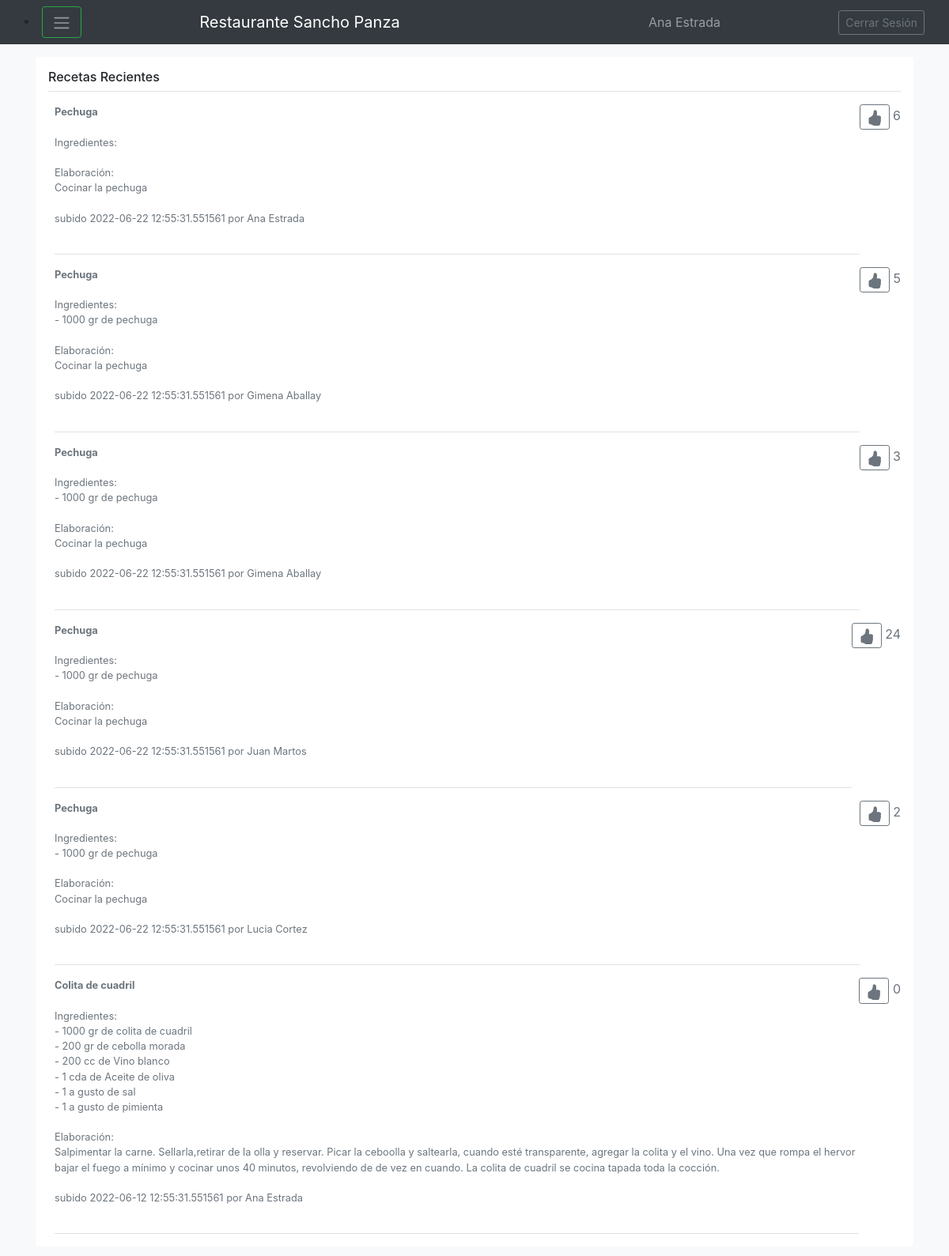
/Bienvenido (signed in), run on the app's committed database.
### models.py (models this page shows, shortened)
class Usuario(db.Model):
    __tablename__='Usuario'
    id=db.Column(db.Integer, primary_key=True)
    nombre=db.Column(db.String(80), nullable=False)
    correo=db.Column(db.String(120), unique=True, nullable=False)
    clave=db.Column(db.String(120), nullable=False)
    recetas=db.relationship('Receta', backref='Usuario', cascade="all, delete-orphan")

class Receta(db.Model):
    __tablename__='Receta'
    id=db.Column(db.Integer, primary_key=True)
    nombre=db.Column(db.String(80), nullable=False)
    tiempo=db.Column(db.Integer, nullable=False)
    fecha=db.Column(db.DateTime, nullable=False)
    elaboracion=db.Column(db.String(80), nullable=False)
    cantidadmegusta=db.Column(db.Integer, nullable=False)
    usuarioid=db.Column(db.Integer, db.ForeignKey('Usuario.id'))
    ingredientes=db.relationship('Ingrediente', backref='Receta', cascade="all, delete-orphan")

class Ingrediente(db.Model):
    __tablename__='Ingrediente'
    id=db.Column(db.Integer, primary_key=True)
    nombre=db.Column(db.String(80), nullable=False)
    cantidad=db.Column(db.Integer, nullable=False)
    unidad=db.Column(db.String(80), nullable=False)
    recetaid=db.Column(db.Integer, db.ForeignKey('Receta.id'))

### app.py (the view)
@app.route('/Bienvenido', methods=['GET', 'POST'])
def ingreso():
    if request.method == 'POST':
        if not request.form['email'] or not request.form['password']: #Evalua si el usuario en si no ingreso nada
            return render_template('index.html')
        else:
            Usuario_actual= Usuario.query.filter_by(correo=request.form['email']).first() #Crea la variable Usuario_actual y le asigna el email ingresado en el form
            if Usuario_actual is None: #Comprueba si esta vacio
                return render_template('Error.html', error="Email no Registrado")
            else:
                password=(hashlib.md5(bytes(request.form['password'], encoding='utf-8'))).hexdigest() #Encripta la Password
                if (password==Usuario_actual.clave): #Compara el password ya hasheado con el de la base de datos
                    session['nombre']=Usuario_actual.nombre
                    session['id']=Usuario_actual.id
                    recetasrecientes=Receta.query.all()
                    recetasrecientes.reverse()
                    return render_template('Bienvenido.html', tipo_busqueda="Recetas Recientes", usuario_actual=Usuario_actual, recetas=recetasrecientes, usuarios=Usuario.query.all(), ingredientes=Ingrediente.query.all()) #Redirecciona al usuario al template de Bienvenido.html
                else:
                    return render_template('Error.html', error="Contraseña incorrecta")
    else:
        if ('nombre' in session):
            recetasrecientes=Receta.query.all()
            recetasrecientes.reverse()
            return render_template('Bienvenido.html', tipo_busqueda="Recetas Recientes", usuario_actual=session, recetas=recetasrecientes, usuarios=Usuario.query.all(), ingredientes=Ingrediente.query.all()) #Redirecciona al usuario al template de Bienvenido.html
        else:
            return render_template('index.html', error = 'User or Password wrong') #El caso base lo redirecciona al Ingreso.html

### templates/Bienvenido.html (shortened to what this page needs)
{% extends "Base.html" %}
{% block content %}
<div class="my-3 p-3 bg-white rounded box-shadow">
  <h6 class="border-bottom border-gray pb-2 mb-0">{{tipo_busqueda}}</h6>
  {% for receta in recetas %}
  <div class="media text-muted pt-3">
    <p class="media-body pb-3 mb-0 small lh-125 border-bottom border-gray">
      <strong class="d-block text-gray-dark">{{receta.nombre}}</strong>
    <br>
      Ingredientes:
    <br>
      {% for ingrediente in receta.ingredientes %}
        {% if ingrediente.recetaid == receta.id %}
          - {{ingrediente.cantidad}} {{ingrediente.unidad}} de {{ingrediente.nombre}}
          <br>
        {% endif %}
      {% endfor %}
      <br>
      Elaboración:
      <br>
      {{receta.elaboracion}}
      <br><br>
      subido {{receta.fecha}} por {{usuarios[receta.usuarioid-1].nombre}}
      <br><br>
      <p class="d-block text-gray-dark">
      <form action="http://localhost:5000/megusta" method="post">
        <a class="btn btn-outline-secondary btn-sm" href="http://localhost:5000/megusta" for="btn-check-2"></a>
           {{receta.cantidadmegusta}}
      </form>
    </p>
    </p>
  </div>
  {% endfor %}
{% endblock %}

### templates/Base.html (shortened to what this page needs)
<!doctype html>
<html lang="en">
  <head>
    <link href="static/css/bootstrap.min.css" rel="stylesheet">
    <link href="static/css/offcanvas.css" rel="stylesheet">
  </head>
  <body class="bg-light">
    <nav class="navbar navbar-expand-md fixed-top navbar-dark bg-dark">
      <div class="container-fluid">
        <li class="nav-item dropdown">
            <button class="btn btn-outline-success" id="navbarDropdown" data-bs-toggle="dropdown" aria-expanded="false">
                <span class="navbar-toggler-icon"></span>
            </button>
          </li>
          <a class="navbar-brand" href="http://localhost:5000/Bienvenido">Restaurante Sancho Panza</a>
          <li class="navbar-text">
            {{usuario_actual.nombre}}
          </li>
          <a class="btn btn-sm btn-outline-secondary" href="http://127.0.0.1:5000/" >Cerrar Sesión</a>
      </div>
    </nav>
    <main role="main" class="container">
        {% block content %}{% endblock %}
    </main>
  </body>
</html>

### static/css/offcanvas.css (style rules this page uses)
html, body { overflow-x: hidden; }
body { padding-top: 56px; }

### data on the page
Usuario: nombre "Ana Estrada"
Receta: nombre "Pechuga", elaboracion "Cocinar la pechuga", fecha "2022-06-22 12:55:31.551561", usuarioid.nombre "Ana Estrada", cantidadmegusta "6"
Receta: nombre "Pechuga", elaboracion "Cocinar la pechuga", fecha "2022-06-22 12:55:31.551561", usuarioid.nombre "Gimena Aballay", cantidadmegusta "5"
Ingrediente: cantidad "1000", unidad "gr", nombre "pechuga"
Receta: nombre "Pechuga", elaboracion "Cocinar la pechuga", fecha "2022-06-22 12:55:31.551561", usuarioid.nombre "Gimena Aballay", cantidadmegusta "3"
Ingrediente: cantidad "1000", unidad "gr", nombre "pechuga"
Receta: nombre "Pechuga", elaboracion "Cocinar la pechuga", fecha "2022-06-22 12:55:31.551561", usuarioid.nombre "Juan Martos", cantidadmegusta "24"
Ingrediente: cantidad "1000", unidad "gr", nombre "pechuga"
Receta: nombre "Pechuga", elaboracion "Cocinar la pechuga", fecha "2022-06-22 12:55:31.551561", usuarioid.nombre "Lucia Cortez", cantidadmegusta "2"
Ingrediente: cantidad "1000", unidad "gr", nombre "pechuga"
Receta: nombre "Colita de cuadril", elaboracion "Salpimentar la carne. Sellarla,retirar de la olla y reservar. Picar la ceboolla y saltearla, cuando esté transparente, agregar la colita y el vino. Una vez que rompa el hervor bajar el fuego a mínimo y cocinar unos 40 minutos, revolviendo de de vez en cuando. La colita de cuadril se cocina tapada toda la cocción.", fecha "2022-06-12 12:55:31.551561", usuarioid.nombre "Ana Estrada", cantidadmegusta "0"
Ingrediente: cantidad "1000", unidad "gr", nombre "colita de cuadril"
Ingrediente: cantidad "200", unidad "gr", nombre "cebolla morada"
Ingrediente: cantidad "200", unidad "cc", nombre "Vino blanco"
Ingrediente: cantidad "1", unidad "cda", nombre "Aceite de oliva"
Ingrediente: cantidad "1", unidad "a gusto", nombre "sal"
Ingrediente: cantidad "1", unidad "a gusto", nombre "pimienta"

### other printed values
{{ tipo_busqueda }} "Recetas Recientes"
